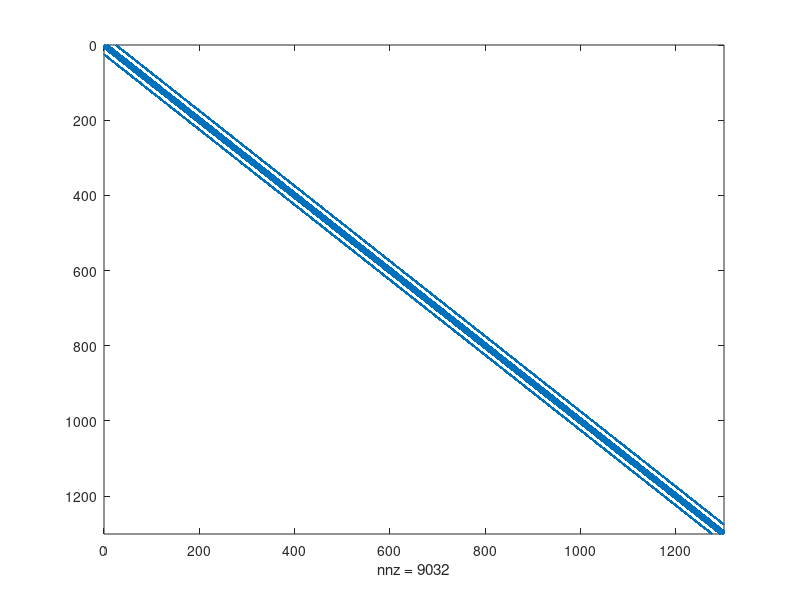

Recreate this plot in MATLAB. (Note: this script raises an error after producing the figure.)
%%
clear;
%% Matrix Definition
% Size of the matrix
N = 1300;                     e = ones(N,1);
% Matrix construction
A = spdiags([e e e 10*e e e e],[-25 -7 -2 0 2 7 25],N,N);
% Linear system definition
xex = -1*ones(N,1);         xex(1:2:end) = 0;
b = A*sparse(xex);
%extra check on the form of the matrix
figure(1)
spy(A);
%% a) Solution using the command \
ta = tic;
sola = A\b; 
timea = toc(ta);
%% b) LU factorization, checking pivoting
%solution of the linear system
[L,U,P] = lu(A);
%check if pivoting was carried out (easier checking in
%the command window)
pivotflag = isequal(P,eye(N,N));
%solution options if pivoting was made
if pivotflag == 1
    tb1 = tic;
    ysolb = L\b;
    xsolb = U\ysolb;
    timeb1 = toc(tb1);
    timeb2 = 0;
else
    tb2 = tic;
    ysolbpiv = L\(P*b);
    xsolbpiv = U\ysolb;
    timeb2 = toc(tb2);
    timeb1 = 0;
end
%% c) Solution by Cholesky method
% check if the system is positive definite
if(isequal(A,A') && min(eig((A+A')/2))>0)
    Rc = chol(A); %L=R and U=R'
    tc = tic;
    ysolc = (Rc')\b;
    xsolc = Rc\ysolc; 
    timec = toc(tc);
    % the solution has an increase in the error due to the
    % fact that is a banded matrix therefore some reordering
    % could benefit the method
    %%%%%%%%%%%%%%%%%%%%%%%%%%%%
    figure(2)
    spy(Rc,'r-'); %sparsity of the matrix without preordering
    hold on
else
    disp('The matrix is not positive definite');
end
%% d) Solution by Cholesky method with permutation using 
% the command symrcm
% Obtain the permutation indexes that reorders the matrix A
r = symrcm(A);
% Solve by cholesky
% If the permutation is made also the b vector must be
% permutated, at the end the solution will be in the order
% xsold=xex(r)
Rd = chol(A(r,r));
bd = b(r);
spy(Rd,'b-'); %sparcity of matrix after ordering -> is reduced
hold off
td = tic;
ysold = (Rd')\bd;
xsold = Rd\ysold;
timed = toc(td);
%% Total results of time, errors
Totime = [timea;timeb1;timeb2;timec;timed];
%% A posteriori error

